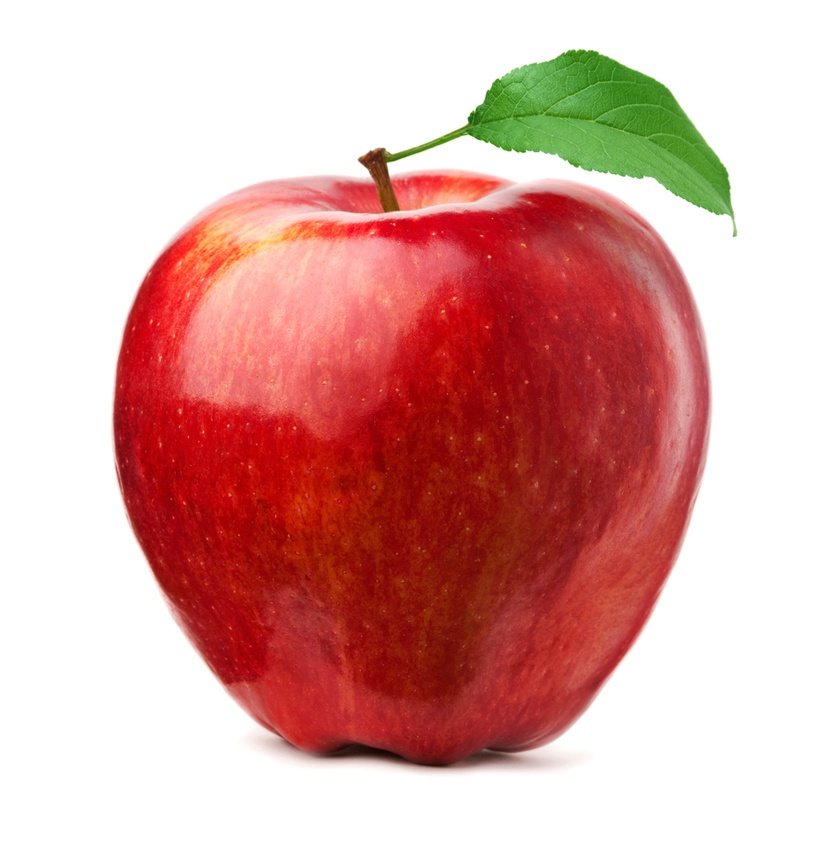
#> input picture apple.jpg, 839 x 841 px, shrunk from 998 x 1000 before the run
$ python centerline.py
#> lines starting #> are read from the running program, lines starting #| are printed output that depends on the picture; after the words box and inside, x2 and y2 are one past the last pixel; in counts of white or black regions, pixels touching at a corner belong together
import cv2

image = cv2.imread(input("image path: "), cv2.IMREAD_GRAYSCALE)
#> the answer given: apple.jpg
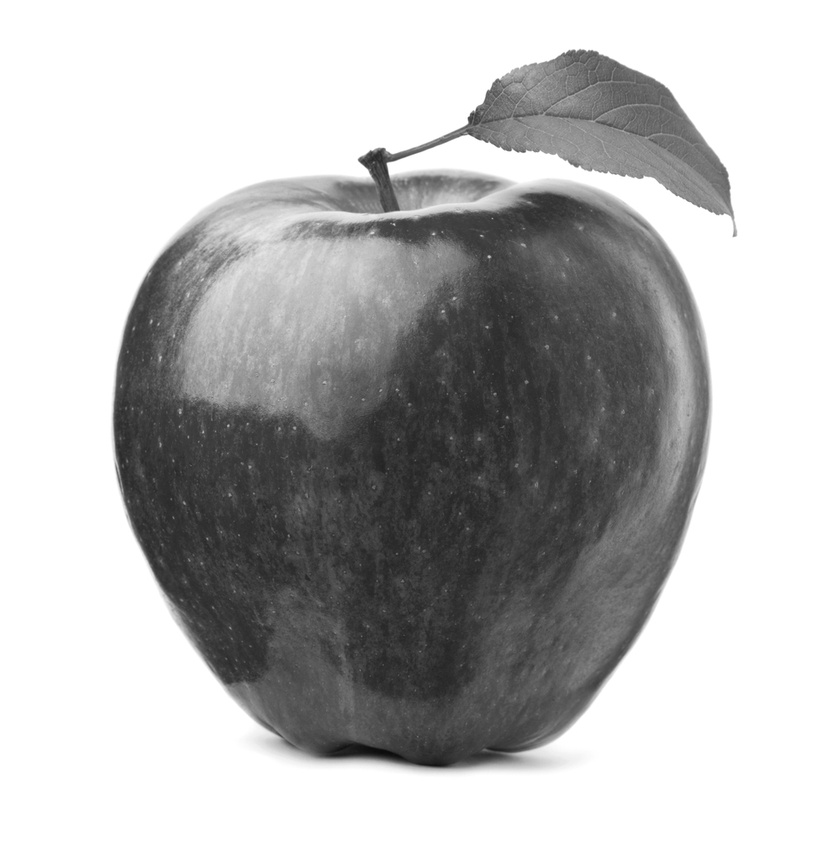
#> image: shape (841, 839); min 11, max 255, mean 183.2

_, binary = cv2.threshold(image, 127, 255, cv2.THRESH_BINARY_INV)
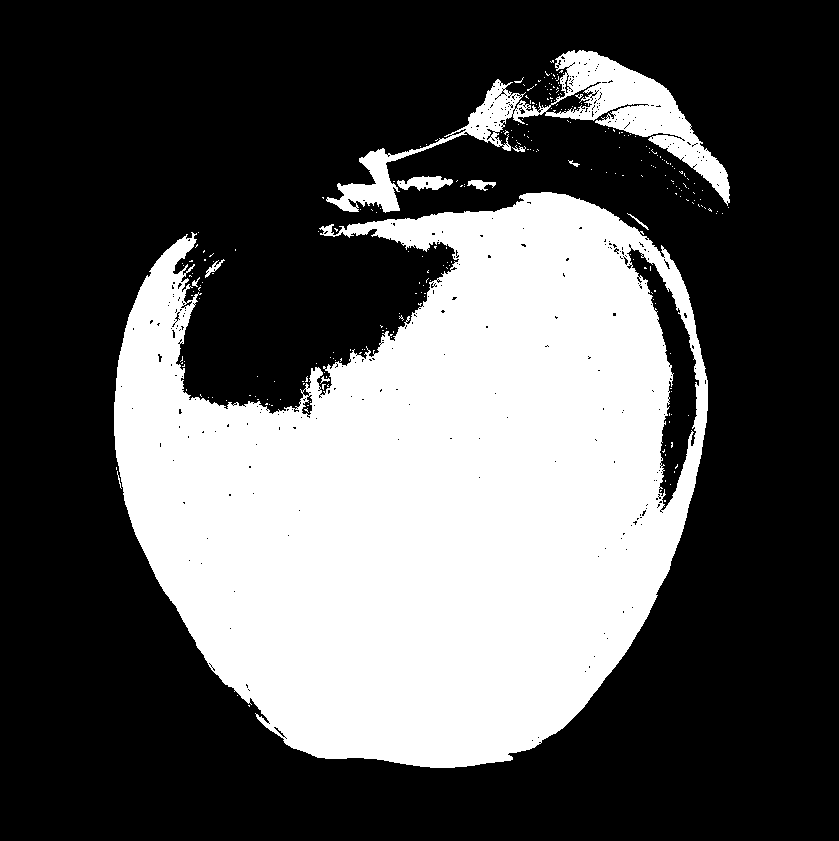
#> binary: shape (841, 839); 34.5% white; 265 white regions (254 under 20 px), largest, box (x1, y1, x2, y2) and area: (114, 192, 708, 768) 228662, (326, 50, 730, 213) 13206, (397, 176, 453, 191) 512
# [6 lines of commented-out code are left out]
centerline = cv2.ximgproc.thinning(binary)
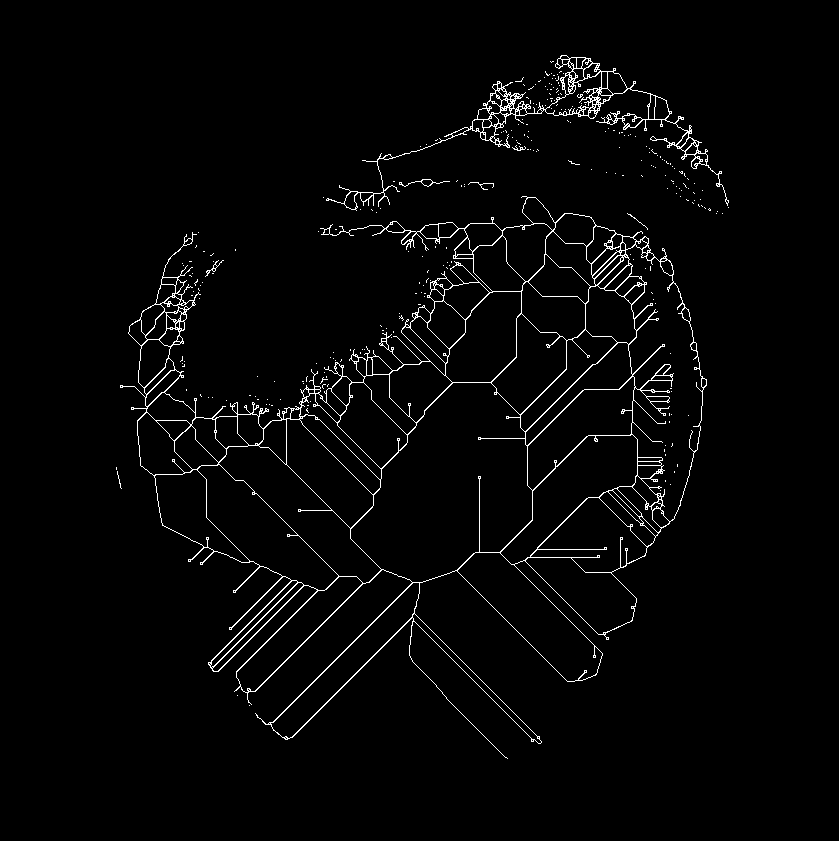
#> centerline: shape (841, 839); 2.4% white in thin lines or dots, all inside (x1, y1, x2, y2) = (116, 55, 729, 759)
#centerline = cv2.ximgproc.thinning(canny)

#cv2.imwrite("canny.png", canny)
#cv2.imwrite("thick.png", thick)
cv2.imwrite("binary.png", binary)
cv2.imwrite("centerlines.png", centerline)
